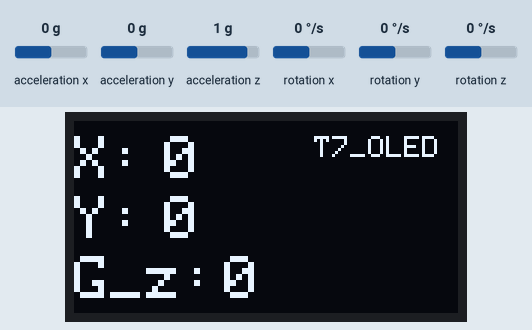
Bench run of a sketch on a simulated Arduino Uno, built with avr-gcc and run on an emulated ATmega328P. Parts: 128×64 one-colour display. Inputs (shaded band) come from the test bench; at power-on: rotation z 0 °/s, acceleration x 0 g, acceleration y 0 g, acceleration z 1 g, rotation x 0 °/s, rotation y 0 °/s. What the sketch prints to the serial monitor is not drawn.

Above: at 2.2 s.
2.3 s: rotation z set to -192 °/s
At 2.9 s:
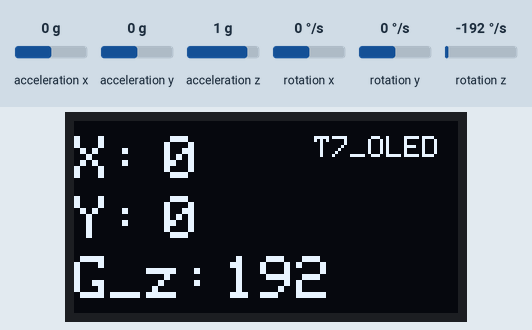
3.8 s: acceleration x set to -1.4 g
At 5.0 s:
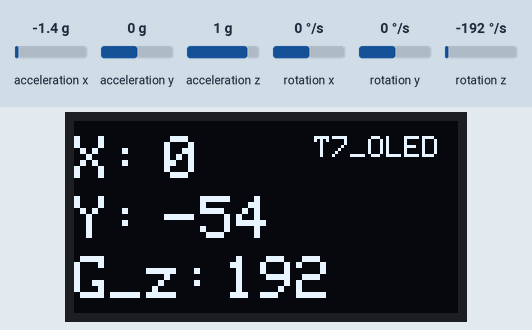
5.3 s: acceleration y set to -1.4 g
At 6.4 s:
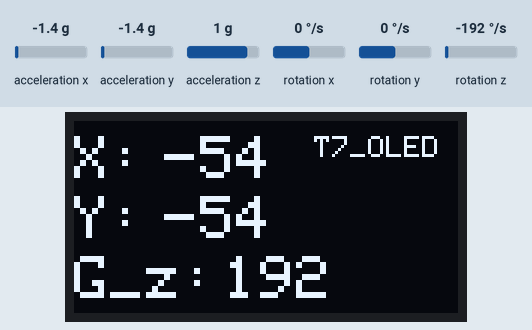
6.8 s: acceleration z set to -1.4 g
At 8.0 s:
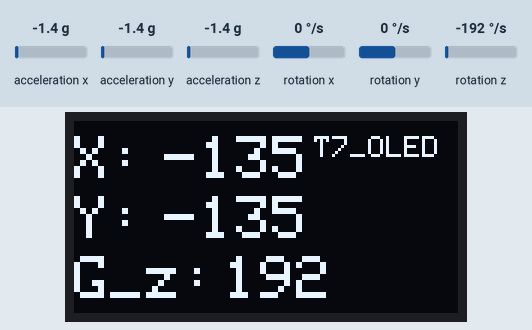
8.3 s: acceleration x set to -0.8 g
At 9.1 s:
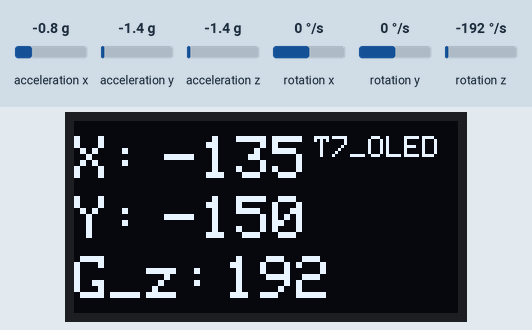
Timing chart, 0 to 10.8 s (numbered marks = the images above; inputs shaded):
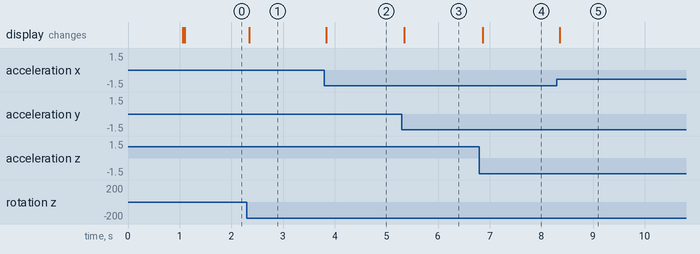

The sketch:

T7_OLED.ino
```cpp
/*
    MPU6050--NodeMCU 1.0

    VCC 3.3-5V（内部有稳压芯片）
    GND 地线
    SCL -GIO5(D1)   MPU6050作为从机时IIC时钟线
    SDA -GIO4(D2)   MPU6050作为从机时IIC数据线
    XCL             MPU6050作为主机时IIC时钟线
    XDA             MPU6050作为主机时IIC数据线
    AD0             地址管脚，该管脚决定了IIC地址的最低一位
    INT             中断引脚
*/

#include "I2Cdev.h"
#include "MPU6050.h"

#include <Adafruit_GFX.h>
#include <Adafruit_SSD1306.h>
Adafruit_SSD1306 oled(128, 64, &Wire, -1);

/*舵机
#include <Servo.h>
Servo myservo;  //创建一个舵机控制对象
Servo myservo2; //创建一个舵机控制对象
// 使用Servo类最多可以控制8个舵机
*/

MPU6050 mpu; //实例化一个 MPU6050 对象，对象名称为 mpu
int16_t ax, ay, az, gx, gy, gz;

//********************angle data*********************//
float Gyro_y; //Y轴陀螺仪数据暂存
float Gyro_x;
float Gyro_z;
float AngleXY;
float AngleY;
float K1 = 0.05; // 对加速度计取值的权重
float AngleX; //一阶互补滤波计算出的X轴最终倾斜角度
float accelz = 0;

//********************angle data*********************//

//***************Kalman_Filter*********************//
float P[2][2] = {{ 1, 0 },
  { 0, 1 }
};
float Pdot[4] = { 0, 0, 0, 0};
float Q_angle = 0.001, Q_gyro = 0.005; //角度数据置信度,角速度数据置信度
float R_angle = 0.5 , C_0 = 1;
float q_bias, angle_err, PCt_0, PCt_1, E, K_0, K_1, t_0, t_1;
float timeChange = 5; //滤波法采样时间间隔毫秒
float dt = timeChange * 0.001; //注意：dt的取值为滤波器采样时间
//***************Kalman_Filter*********************//

void Angletest()
{
  //平衡参数
  AngleX = atan2(ay , az) * 180 / PI;           //角度计算公式
  Gyro_x = (gx - 128.1) / 131;             //角度转换
  Kalman_Filter(AngleX, Gyro_x);            //卡曼滤波
  //旋转角度Z轴参数
  if (gz > 32768) gz -= 65536;             //强制转换2g  1g
  Gyro_z = -gz / 131;                      //Z轴参数转换
  accelz = az / 16.4;
  //下面三行计算Y轴转动角度
  AngleY = atan2(ax, az) * 180 / PI; //计算与x轴夹角
  Gyro_y = (gy - 128.1) / 131;       //计算角速度
  Kalman_Filter(AngleY, Gyro_y);
  //一阶互补滤波
  //AngleXY = atan2(ax, az) * 180 / PI;  //计算与x轴夹角
  //Gyro_y = -gy / 131.00;              //计算角速度
  //AngleY = K1 * AngleXY + (1 - K1) * (AngleY + Gyro_y * dt);
}

//kalman
float angle, angle_dot;                                //平衡角度值
void Kalman_Filter(double angle_m, double gyro_m)
{
  angle += (gyro_m - q_bias) * dt;
  angle_err = angle_m - angle;
  Pdot[0] = Q_angle - P[0][1] - P[1][0];
  Pdot[1] = - P[1][1];
  Pdot[2] = - P[1][1];
  Pdot[3] = Q_gyro;
  P[0][0] += Pdot[0] * dt;
  P[0][1] += Pdot[1] * dt;
  P[1][0] += Pdot[2] * dt;
  P[1][1] += Pdot[3] * dt;
  PCt_0 = C_0 * P[0][0];
  PCt_1 = C_0 * P[1][0];
  E = R_angle + C_0 * PCt_0;
  K_0 = PCt_0 / E;
  K_1 = PCt_1 / E;
  t_0 = PCt_0;
  t_1 = C_0 * P[0][1];
  P[0][0] -= K_0 * t_0;
  P[0][1] -= K_0 * t_1;
  P[1][0] -= K_1 * t_0;
  P[1][1] -= K_1 * t_1;
  angle += K_0 * angle_err; //角度
  q_bias += K_1 * angle_err;
  angle_dot = gyro_m - q_bias; //角速度
}

void setup() {
  Wire.begin();                            //加入 I2C 总线序列
  Serial.begin(115200);                    //开启串口，设置波特率
  delay(1000);
  mpu.initialize();                        //初始化MPU6050

  //myservo.attach(9);  // 该舵机由arduino第九脚控制，通过PWM控制
  //myservo2.attach(8); // 该舵机由arduino第八脚控制，通过PWM控制

  oled.begin(SSD1306_SWITCHCAPVCC, 0x3C);
  oled.setTextColor(WHITE); //开像素点发光
  oled.clearDisplay();      //清屏
  oled.print("MPU6050");
  oled.display(); // 开显示
}

void loop() {
  mpu.getMotion6(&ax, &ay, &az, &gx, &gy, &gz);     //IIC获取MPU6050六轴数据 ax ay az gx gy gz
  Angletest();                                      //获取Angle角度和卡曼滤波

  Serial.print("X:");
  Serial.print(AngleX, 0); //X轴角度
  Serial.print(",");
  Serial.print("Y:");
  Serial.print(AngleY, 0); //Y轴角度
  Serial.print(",");
  Serial.print("Gyro_z:");
  Serial.println(Gyro_z, 0); //Z轴加速度
  delay(5);

  oled.clearDisplay();  //清屏
  oled.setTextSize(2);  //设置字体大小
  oled.setCursor(0, 5); //设置显示位置
  oled.print("X:");
  oled.setCursor(30, 5); //设置显示位置
  oled.println(AngleX, 0);
  oled.setCursor(0, 25); //设置显示位置
  oled.print("Y:");
  oled.setCursor(30, 25); //设置显示位置
  oled.println(AngleY, 0);
  oled.setCursor(0, 45); //设置显示位置
  oled.print("G_z:");
  oled.setCursor(50, 45); //设置显示位置
  oled.println(Gyro_z, 0);
  oled.setTextSize(1);  //设置字体大小
  oled.setCursor(80, 5); //设置显示位置
  oled.print("T7_OLED");
  oled.display(); // 开显示

  //myservo.write(agx);  // 指定舵机转向的角度
  //delay(15);           // 等待15ms让舵机到达指定位置
  //myservo2.write(agy); // 指定舵机转向的角度
  //delay(15);           // 等待15ms让舵机到达指定位置
}
```

Measured:
- after the input at 2.3 s, the display: changes at once (image 1)
- after the input at 3.8 s, the display: changes at once (image 2)
- after the input at 5.3 s, the display: changes after 0.05 s (image 3)
- after the input at 6.8 s, the display: changes after 0.06 s (image 4)
- after the input at 8.3 s, the display: changes after 0.05 s (image 5)
